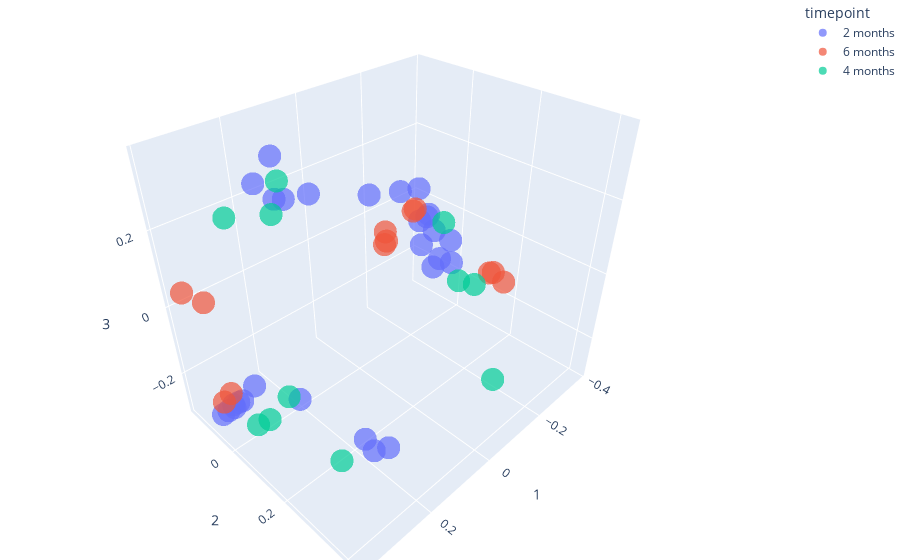

The notebook cell saved with this chart:
### Markdown cell above
#### Timepoint clustering

### Code cell
fig = px.scatter_3d(pcoa_braycurtis_metadata_246_merged,
                    x=1,
                    y=2,
                    z=3,
                    color='timepoint',
                    opacity=0.7)

fig.update_layout(margin=dict(l=0, r=0, b=0, t=0))
fig.show()

### Figure 1 — Plotly figure (JSON) as saved in the notebook; plotly's stock layout.template omitted (floating-point values rounded to 4 significant figures)
{"data": [{"hovertemplate": "timepoint=2 months<br>1=%{x}<br>2=%{y}<br>3=%{z}<extra></extra>", "legendgroup": "2 months", "marker": {"color": "#636efa", "opacity": 0.7, "symbol": "circle"}, "mode": "markers", "name": "2 months", "scene": "scene", "showlegend": true, "type": "scatter3d", "x": [0.05686, 0.0979, -0.342, -0.3388, -0.364, -0.3698, -0.3817, -0.3774, -0.2496, -0.1765, -0.3698, 0.3391, 0.3773, 0.3569, 0.3159, 0.3382, 0.2789, 0.3258, 0.2471, 0.2383, 0.2798, 0.2402, 0.2051, 0.2398, 0.2146, 0.2584, 0.244, 0.07062], "y": [0.3368, 0.3004, -0.05151, -0.02517, -0.1343, -0.005731, -0.11, -0.1128, -0.09586, -0.1391, -0.1338, -0.08845, -0.07303, -0.08309, -0.0829, -0.08612, -0.07948, -0.08552, 0.3178, 0.3526, 0.1132, 0.2829, 0.1061, 0.07237, 0.005671, 0.002685, 0.04739, 0.3071], "z": [0.2516, 0.244, -0.186, -0.1431, 0.03092, -0.1627, -0.04909, -0.057, 0.07851, 0.07989, -0.07599, -0.2862, -0.2804, -0.2901, -0.2849, -0.2951, -0.2575, -0.2854, -0.1953, -0.1642, -0.1658, -0.1929, 0.3183, 0.3073, 0.3663, 0.3216, 0.2995, 0.2659]}, {"hovertemplate": "timepoint=6 months<br>1=%{x}<br>2=%{y}<br>3=%{z}<extra></extra>", "legendgroup": "6 months", "marker": {"color": "#EF553B", "opacity": 0.7, "symbol": "circle"}, "mode": "markers", "name": "6 months", "scene": "scene", "showlegend": true, "type": "scatter3d", "x": [-0.2592, -0.2582, 0.3333, 0.3723, 0.3548, 0.3836, -0.2632, -0.3262, -0.3763, -0.3722, -0.3379, -0.2486], "y": [-0.1645, -0.1588, -0.1508, -0.06561, -0.0579, -0.1403, -0.05339, -0.1195, 0.1255, 0.1412, 0.2008, -0.1574], "z": [-0.07951, -0.1074, -0.008202, -0.2369, -0.2153, 0.05081, 0.03761, -0.02044, -0.1376, -0.1261, -0.1113, -0.1144]}, {"hovertemplate": "timepoint=4 months<br>1=%{x}<br>2=%{y}<br>3=%{z}<extra></extra>", "legendgroup": "4 months", "marker": {"color": "#00cc96", "opacity": 0.7, "symbol": "circle"}, "mode": "markers", "name": "4 months", "scene": "scene", "showlegend": true, "type": "scatter3d", "x": [0.25, 0.2218, -0.2654, -0.2121, -0.2916, 0.2257, 0.2942, 0.3264, 0.3002, -0.002833, 0.1974], "y": [-0.1456, -0.003058, 0.16, 0.1492, 0.0241, -0.01355, -0.003893, -0.005877, 0.2735, 0.4253, -0.006352], "z": [0.1818, 0.2365, -0.1029, -0.0698, 0.01603, -0.2861, -0.3085, -0.3034, -0.2196, -0.08533, 0.3026]}], "layout": {"legend": {"title": {"text": "timepoint"}, "tracegroupgap": 0}, "margin": {"b": 0, "l": 0, "r": 0, "t": 0}, "scene": {"domain": {"x": [0, 1], "y": [0, 1]}, "xaxis": {"title": {"text": "1"}}, "yaxis": {"title": {"text": "2"}}, "zaxis": {"title": {"text": "3"}}}}}
